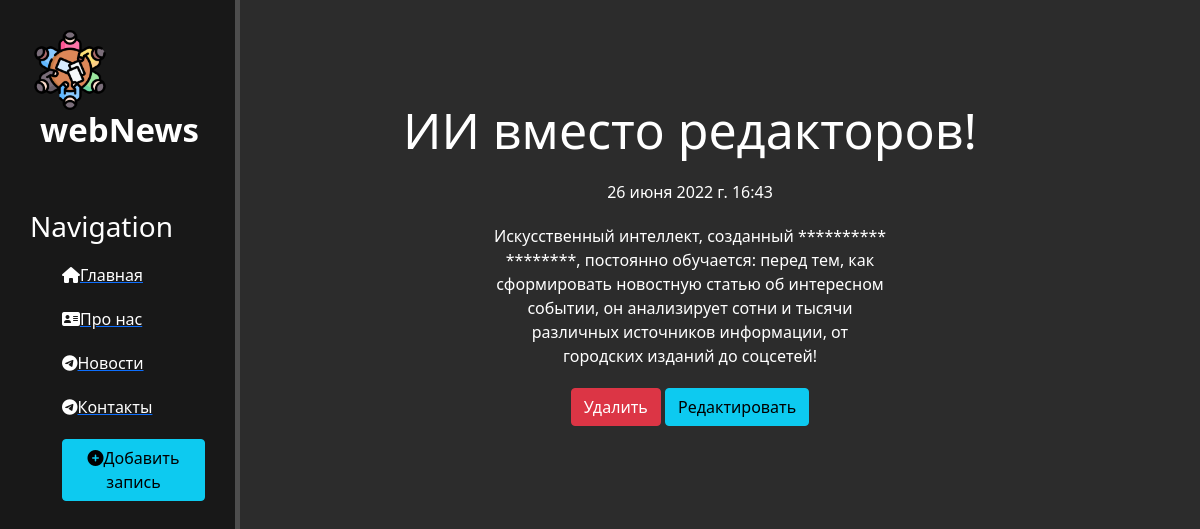
The page /news/2 on the database its author committed.
### news/models.py (models this page shows, shortened)
class Articles(models.Model):
    title = models.CharField('Название', max_length=50)
    anons = models.CharField('Анонс', max_length=250)
    full_text = models.TextField('Статья')
    date = models.DateTimeField('Дата публикации')
    class Meta:
        verbose_name ='Новость'
        verbose_name_plural ='Новости'

### news/views.py (the view)
# urls.py: path('<int:pk>', views.NewsDetailView.as_view(),name='news-detail'),
class NewsDetailView(DetailView):
    model = Articles
    template_name = 'news/details_view.html'
    context_object_name = 'article'

### news/templates/news/details_view.html (shortened to what this page needs)
{% extends 'main/layout.html' %}
{% block content %}
   <div class="features">
       <h1>{{ article.title }}</h1>
       <p>{{ article.date }}</p>
       <p>{{ article.full_text }}</p>
       <a href="{% url 'news-delete' article.id %}" class="btn btn-danger">Удалить</a>
       <a href="{% url 'news-update' article.id %}" class="btn btn-info">Редактировать</a>
   </div>
{% endblock %}

### main/static/main/css/main.css (style rules this page uses)
body { background: #2c2c2c; }
main .features { float: left; color: #fff; margin-top: 100px; text-align: center; width: 75%; }
main .features h1 { font-size: 50px; }
main .features p { max-width: 400px; margin: 20px auto }

### rows shown on the page
Articles: title "ИИ вместо редакторов!", date "26 июня 2022 г. 16:43", full_text "Искусственный интеллект, созданный ********** ********, постоянно обучается: перед тем, как сформировать новостную статью об интересном событии, он анализирует сотни и тысячи различных источников информации, от городских изданий до соцсетей!"
